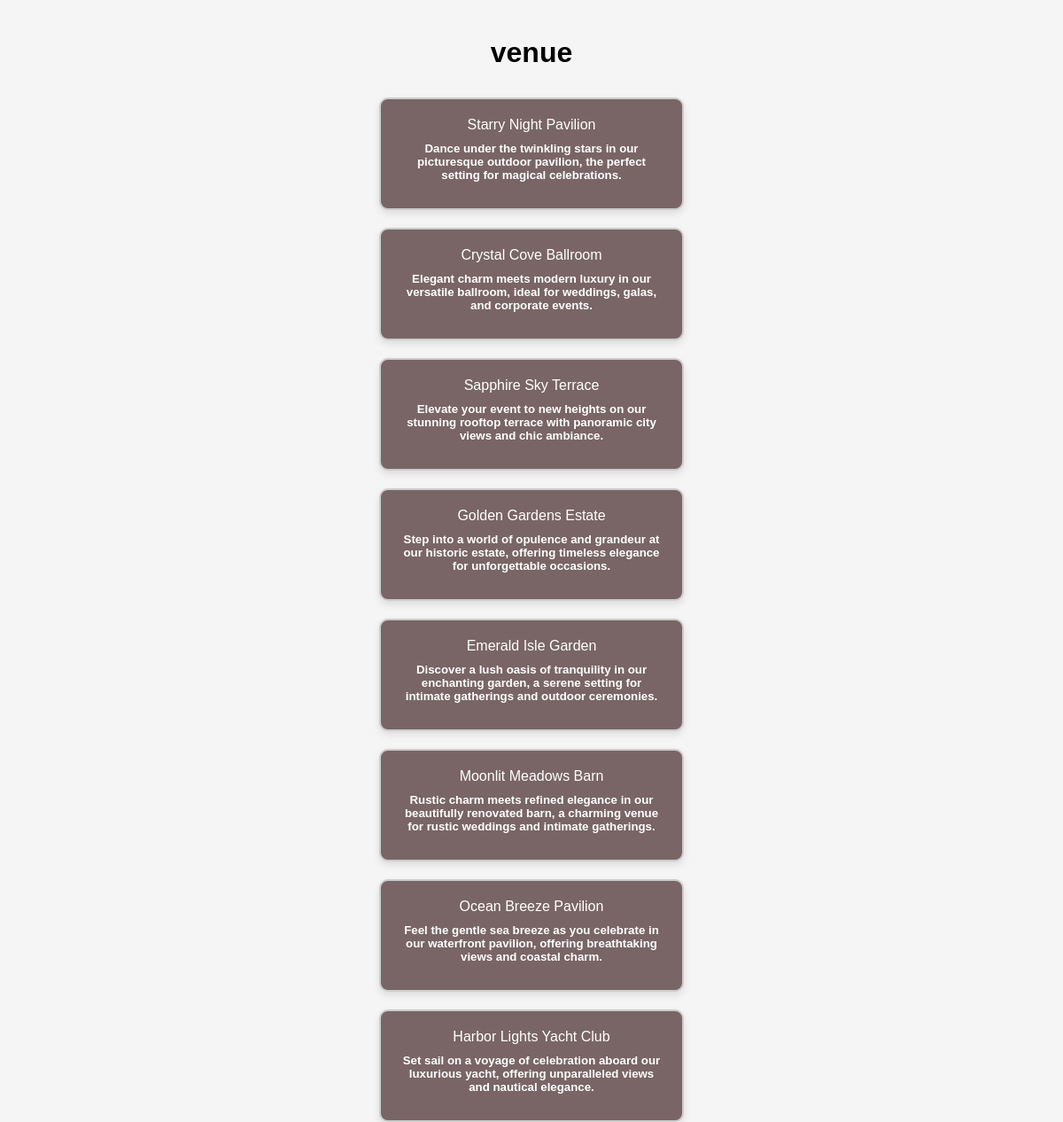
Page /Pages/venue-p/displayBoxes.php on the committed database.
### tables this page shows
CREATE TABLE IF NOT EXISTS `venue` (
    `id` INT(100) NOT NULL AUTO_INCREMENT,
    `admin_id` INT(100) NOT NULL,
    `name` VARCHAR(50) NOT NULL,
    `description` VARCHAR(1000) NOT NULL,
    PRIMARY KEY (`id`),
    FOREIGN KEY (`admin_id`) REFERENCES `admin` (`id`)
);

### Pages/venue-p/displayBoxes.php (the view, shortened to what this page needs)
<?php
include('../../Include/connectin.php');
$sql = "SELECT * FROM venue";
$result = $conn->query($sql);
?>
<!DOCTYPE html>
<html lang="en">
<head>
  <link rel="stylesheet" href="https://cdnjs.cloudflare.com/ajax/libs/font-awesome/5.15.3/css/all.min.css">
</head>
<body>
  <h1>venue</h1>
<?php if ($result->num_rows > 0): ?>
  <?php while ($row = $result->fetch_assoc()): ?>
    <div class="database-box" onclick="saveAndRedirect(<?= $row['id'] ?>)">
      <?= $row['name'] ?>
        <h5><?= $row['description'] ?></h5>
    </div>
  <?php endwhile; ?>
<?php endif; ?>
</body>
</html>

### Include/connectin.php (shortened to what this page needs)
<!DOCTYPE html PUBLIC "-//W3C//DTD XHTML 1.0 Transitional//EN" "http://www.w3.org/TR/xhtml1/DTD/xhtml1-transitional.dtd">
<html xmlns="http://www.w3.org/1999/xhtml">
<head>
</head>
<body>
</body>
</html>

### Pages/venue-p/displayBoxes.php (style rules this page uses)
:root { --box-bg-color: #796565; --box-hover-bg-color: #9a8e8e; --box-border-color: #ccc; --text-color: #fff; --hover-scale: 1.05; --transition-speed: 0.3s; --font-family: 'Arial', sans-serif; }
body { display: flex; flex-direction: column; align-items: center; justify-content: start; height: 100vh; margin: 0; background-color: #f5f5f5; font-family: var(--font-family); overflow: auto; padding-top: 20px; }
.database-box { width: 300px; margin: 10px; background-color: var(--box-bg-color); color: var(--text-color); border: 2px solid var(--box-border-color); padding: 20px; box-shadow: 0 4px 8px rgba(0, 0, 0, 0.1); border-radius: 10px; text-align: center; transition: transform var(--transition-speed) ease, background-color var(--transition-speed) ease; cursor: pointer; position: relative; }
h4, h5 { margin: 10px 0; }

### rows in the picture
venue: name "Starry Night Pavilion", description "Dance under the twinkling stars in our picturesque outdoor pavilion, the perfect setting for magical celebrations."
venue: name "Crystal Cove Ballroom", description "Elegant charm meets modern luxury in our versatile ballroom, ideal for weddings, galas, and corporate events."
venue: name "Sapphire Sky Terrace", description "Elevate your event to new heights on our stunning rooftop terrace with panoramic city views and chic ambiance."
venue: name "Golden Gardens Estate", description "Step into a world of opulence and grandeur at our historic estate, offering timeless elegance for unforgettable occasions."
venue: name "Emerald Isle Garden", description "Discover a lush oasis of tranquility in our enchanting garden, a serene setting for intimate gatherings and outdoor ceremonies."
venue: name "Moonlit Meadows Barn", description "Rustic charm meets refined elegance in our beautifully renovated barn, a charming venue for rustic weddings and intimate gatherings."
venue: name "Ocean Breeze Pavilion", description "Feel the gentle sea breeze as you celebrate in our waterfront pavilion, offering breathtaking views and coastal charm."
venue: name "Harbor Lights Yacht Club", description "Set sail on a voyage of celebration aboard our luxurious yacht, offering unparalleled views and nautical elegance."
